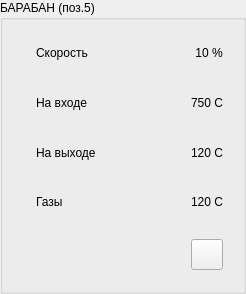
  <widget class="QGroupBox" name="panel_drum">
   <property name="geometry">
    <rect>
     <x>140</x>
     <y>640</y>
     <width>246</width>
     <height>294</height>
    </rect>
   </property>
   <property name="title">
    <string>БАРАБАН (поз.5)</string>
   </property>
   <property name="style" stdset="0">
    <string>vodoley</string>
   </property>
   <layout class="QVBoxLayout" name="verticalLayout">
    <item>
     <widget class="QWidget" name="widget_4" native="true">
      <layout class="QHBoxLayout" name="horizontalLayout_4">
       <item alignment="Qt::AlignLeft">
        <widget class="QLabel" name="label_18">
         <property name="maximumSize">
          <size>
           <width>32</width>
           <height>32</height>
          </size>
         </property>
         <property name="text">
          <string/>
         </property>
         <property name="pixmap">
          <pixmap resource="../resources.qrc">:/speed.png</pixmap>
         </property>
         <property name="scaledContents">
          <bool>true</bool>
         </property>
        </widget>
       </item>
       <item>
        <widget class="QLabel" name="label_25">
         <property name="sizePolicy">
          <sizepolicy hsizetype="Expanding" vsizetype="Preferred">
           <horstretch>0</horstretch>
           <verstretch>0</verstretch>
          </sizepolicy>
         </property>
         <property name="text">
          <string>Скорость</string>
         </property>
         <property name="alignment">
          <set>Qt::AlignLeading|Qt::AlignLeft|Qt::AlignVCenter</set>
         </property>
         <property name="style" stdset="0">
          <string>hint</string>
         </property>
        </widget>
       </item>
       <item alignment="Qt::AlignRight">
        <widget class="QLabel" name="label_19">
         <property name="text">
          <string>10 %</string>
         </property>
         <property name="alignment">
          <set>Qt::AlignCenter</set>
         </property>
         <property name="style" stdset="0">
          <string>hint</string>
         </property>
        </widget>
       </item>
      </layout>
     </widget>
    </item>
    <item>
     <widget class="QWidget" name="widget_6" native="true">
      <layout class="QHBoxLayout" name="horizontalLayout_6">
       <item alignment="Qt::AlignLeft">
        <widget class="QLabel" name="label_26">
         <property name="maximumSize">
          <size>
           <width>32</width>
           <height>32</height>
          </size>
         </property>
         <property name="text">
          <string/>
         </property>
         <property name="pixmap">
          <pixmap resource="../resources.qrc">:/temperature.png</pixmap>
         </property>
         <property name="scaledContents">
          <bool>true</bool>
         </property>
        </widget>
       </item>
       <item>
        <widget class="QLabel" name="label_27">
         <property name="sizePolicy">
          <sizepolicy hsizetype="Expanding" vsizetype="Preferred">
           <horstretch>0</horstretch>
           <verstretch>0</verstretch>
          </sizepolicy>
         </property>
         <property name="text">
          <string>На входе</string>
         </property>
         <property name="alignment">
          <set>Qt::AlignLeading|Qt::AlignLeft|Qt::AlignVCenter</set>
         </property>
         <property name="style" stdset="0">
          <string>hint</string>
         </property>
        </widget>
       </item>
       <item alignment="Qt::AlignRight">
        <widget class="QLabel" name="label_28">
         <property name="text">
          <string>750 С</string>
         </property>
         <property name="alignment">
          <set>Qt::AlignCenter</set>
         </property>
         <property name="style" stdset="0">
          <string>hint</string>
         </property>
        </widget>
       </item>
      </layout>
     </widget>
    </item>
    <item>
     <widget class="QWidget" name="widget_7" native="true">
      <layout class="QHBoxLayout" name="horizontalLayout_7">
       <item alignment="Qt::AlignLeft">
        <widget class="QLabel" name="label_29">
         <property name="maximumSize">
          <size>
           <width>32</width>
           <height>32</height>
          </size>
         </property>
         <property name="text">
          <string/>
         </property>
         <property name="pixmap">
          <pixmap resource="../resources.qrc">:/temperature.png</pixmap>
         </property>
         <property name="scaledContents">
          <bool>true</bool>
         </property>
        </widget>
       </item>
       <item>
        <widget class="QLabel" name="label_30">
         <property name="sizePolicy">
          <sizepolicy hsizetype="Expanding" vsizetype="Preferred">
           <horstretch>0</horstretch>
           <verstretch>0</verstretch>
          </sizepolicy>
         </property>
         <property name="text">
          <string>На выходе</string>
         </property>
         <property name="alignment">
          <set>Qt::AlignLeading|Qt::AlignLeft|Qt::AlignVCenter</set>
         </property>
         <property name="style" stdset="0">
          <string>hint</string>
         </property>
        </widget>
       </item>
       <item alignment="Qt::AlignRight">
        <widget class="QLabel" name="label_31">
         <property name="text">
          <string>120 С</string>
         </property>
         <property name="alignment">
          <set>Qt::AlignCenter</set>
         </property>
         <property name="style" stdset="0">
          <string>hint</string>
         </property>
        </widget>
       </item>
      </layout>
     </widget>
    </item>
    <item>
     <widget class="QWidget" name="widget_8" native="true">
      <layout class="QHBoxLayout" name="horizontalLayout_8">
       <item alignment="Qt::AlignLeft">
        <widget class="QLabel" name="label_32">
         <property name="maximumSize">
          <size>
           <width>32</width>
           <height>32</height>
          </size>
         </property>
         <property name="text">
          <string/>
         </property>
         <property name="pixmap">
          <pixmap resource="../resources.qrc">:/temperature.png</pixmap>
         </property>
         <property name="scaledContents">
          <bool>true</bool>
         </property>
        </widget>
       </item>
       <item>
        <widget class="QLabel" name="label_33">
         <property name="sizePolicy">
          <sizepolicy hsizetype="Expanding" vsizetype="Preferred">
           <horstretch>0</horstretch>
           <verstretch>0</verstretch>
          </sizepolicy>
         </property>
         <property name="text">
          <string>Газы</string>
         </property>
         <property name="alignment">
          <set>Qt::AlignLeading|Qt::AlignLeft|Qt::AlignVCenter</set>
         </property>
         <property name="style" stdset="0">
          <string>hint</string>
         </property>
        </widget>
       </item>
       <item alignment="Qt::AlignRight">
        <widget class="QLabel" name="label_34">
         <property name="text">
          <string>120 С</string>
         </property>
         <property name="alignment">
          <set>Qt::AlignCenter</set>
         </property>
         <property name="style" stdset="0">
          <string>hint</string>
         </property>
        </widget>
       </item>
      </layout>
     </widget>
    </item>
    <item alignment="Qt::AlignBottom">
     <widget class="QWidget" name="status_row_3" native="true">
      <layout class="QHBoxLayout" name="horizontalLayout_14">
       <item>
        <widget class="QLabel" name="emergency_5">
         <property name="enabled">
          <bool>false</bool>
         </property>
         <property name="minimumSize">
          <size>
           <width>32</width>
           <height>32</height>
          </size>
         </property>
         <property name="maximumSize">
          <size>
           <width>32</width>
           <height>32</height>
          </size>
         </property>
         <property name="text">
          <string/>
         </property>
         <property name="pixmap">
          <pixmap resource="../resources.qrc">:/attention.png</pixmap>
         </property>
         <property name="scaledContents">
          <bool>true</bool>
         </property>
        </widget>
       </item>
       <item>
        <widget class="QLabel" name="label_14">
         <property name="enabled">
          <bool>false</bool>
         </property>
         <property name="minimumSize">
          <size>
           <width>32</width>
           <height>32</height>
          </size>
         </property>
         <property name="maximumSize">
          <size>
           <width>32</width>
           <height>32</height>
          </size>
         </property>
         <property name="text">
          <string/>
         </property>
         <property name="pixmap">
          <pixmap resource="../resources.qrc">:/hand.png</pixmap>
         </property>
         <property name="scaledContents">
          <bool>true</bool>
         </property>
        </widget>
       </item>
       <item>
        <spacer name="horizontalSpacer_3">
         <property name="orientation">
          <enum>Qt::Horizontal</enum>
         </property>
         <property name="sizeHint" stdset="0">
          <size>
           <width>40</width>
           <height>20</height>
          </size>
         </property>
        </spacer>
       </item>
       <item>
        <widget class="QToolButton" name="toolButton_3">
         <property name="text">
          <string/>
         </property>
         <property name="icon">
          <iconset theme="system-settings">
           <normaloff>../../../../.designer/backup</normaloff>../../../../.designer/backup</iconset>
         </property>
         <property name="iconSize">
          <size>
           <width>24</width>
           <height>24</height>
          </size>
         </property>
        </widget>
       </item>
      </layout>
     </widget>
    </item>
   </layout>
  </widget>
